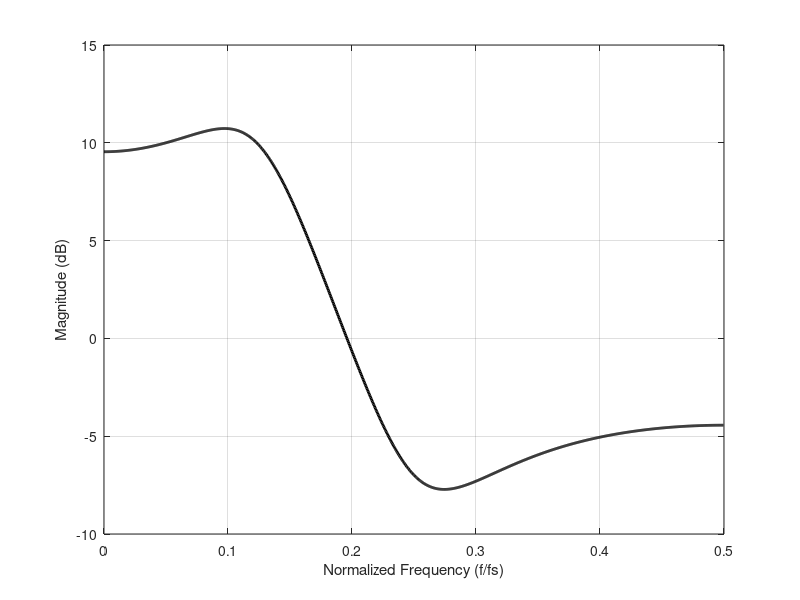

Source code (MATLAB):
% This is to discuss the general filter design
% In HMH Chapters 7 and 8, the concept is introduced. Here is a Matlab
% realization of the principles.

% This example shows what it means to have two poles and two zeros and how
% that relates to frequency response.

% Here the two poles are at +/- 45 deg, and the two zeros are at +/- 90 deg
% The radius in the z plane is (1/2)^(0.5), with medium level (un)damping.
% The frequency response results are in the form of peak followed by a dip.

% The freqz function plots the frequency response. Note the format of b and
% a parameters are discussed in HMH p.129.

%
close all;
clc;
clear;

fs = 16000;
b = [1 0 0.5];
a = [1 -1 0.5];

points = 2000;
[h, f] = freqz(b, a, points, 'whole', fs);
N = points / 2;
plot(f(1:N) / fs, 20*log10(abs(h((1:N)))), 'linewidth', 2, 'color', 'k');

xlabel('Normalized Frequency (f/fs)');
ylabel('Magnitude (dB)');
grid on;

